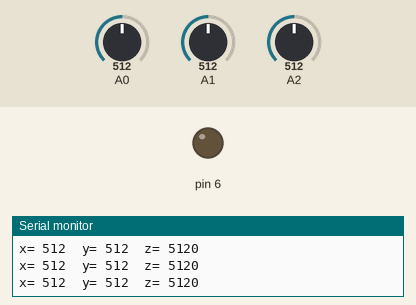
Simulated run of this sketch. Board: Arduino Uno, built with avr-gcc and run on an emulated ATmega328P. Parts: output pins drawn as LEDs (lit = HIGH), the last lines printed to the serial monitor. The inputs (shaded band) are chosen by the test bench; at power-on: A1 = 512, A0 = 512, A2 = 512.

Above: at 0.8 s.
0.9 s: A1 set to 439
2.4 s: A1 set to 413
At 2.7 s:
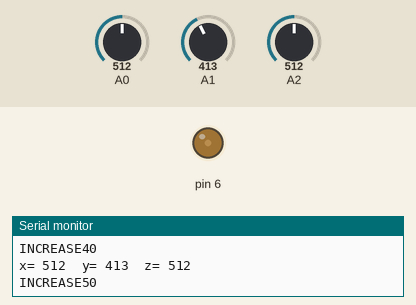
At 5.0 s:
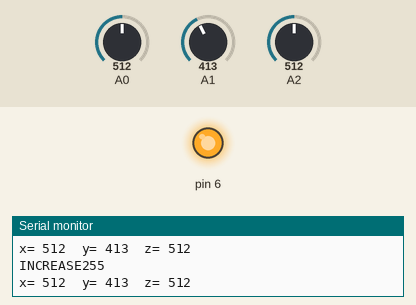
5.4 s: A0 set to 11
8.4 s: A0 set to 8
9.9 s: A1 set to 341
11.5 s: A1 set to 311
At 12.0 s:
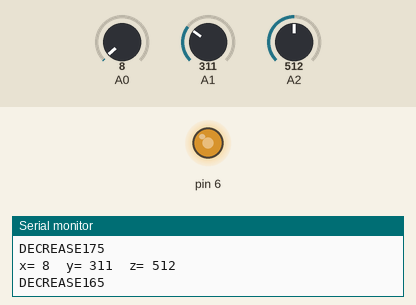
Timing chart, 0 to 14.5 s (numbered marks = the images above; inputs shaded):
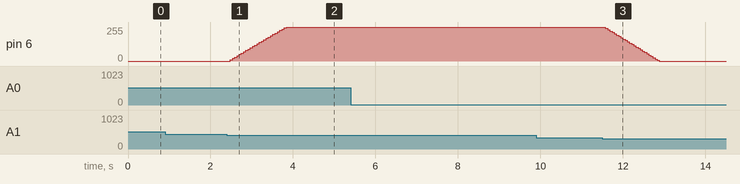

Measured:
- the behaviour switches between 421 and 420 on A1 (found by bisection; images 0 and 1)
- the behaviour switches between 330 and 329 on A1 (found by bisection; images 2 and 3)
- after the input at 2.4 s, pin 6: moves from 0/255 to 255/255 over 1.4 s, starting after 0.08 s
- after the input at 11.5 s, pin 6: moves from 255/255 to 0/255 over 1.3 s, starting after 0.08 s

The sketch:

eoa.ino
```cpp
#include <avr/io.h>
#include <avr/interrupt.h>
volatile int k = 0, brightness = 0;
ISR(TIMER2_OVF_vect)
{
  ++k;
}
void usart_write(String data)
{
  for (int i = 0; data[i] != '\0'; i++)
  {
    while (!(UCSR0A & (1 << UDRE0)))
      ;
    UDR0 = data[i];
  }
}

void dlay(void)
{
  TCCR2B = (1 << CS22) | (1 << CS20);
  k = 0;
  while (k <= 10)
    ;
  TCCR2B = 0;
}
void init()
{
  TIMSK2 = 1 << TOIE2;
  ADMUX = (1 << REFS0); /* Vref: Avcc, ADC channel: 0 */
  ADCSRA = (1 << ADEN) | (1 << ADPS2) | (1 << ADPS1) | (1 << ADPS0);
  UCSR0A = 0X00;
  UCSR0B = (1 << RXEN0) | (1 << TXEN0);
  UCSR0C = (1 << UCSZ01) | (1 << UCSZ00);
  UBRR0 = 103;
  DDRD = 0b01000000;
  TCCR0A = 1 << WGM00 | 1 << WGM01 | 1 << COM0A1;
  TCCR0B = 0x01;
}

/*
  ADC Read function
*/
uint16_t ADC_Read(unsigned char channel)
{
  ADMUX = (1 << REFS0) | (channel & 0x07); /* set input channel to read */
  ADCSRA |= (1 << ADSC);                   /* Start ADC conversion */
  while (!(ADCSRA & (1 << ADIF)))
    ;                    /* Wait until end of conversion by polling ADC interrupt flag */
  ADCSRA |= (1 << ADIF); /* Clear interrupt flag */
  return ADC;            /* Return ADC word */
}
int main()
{
  init();
  sei();
  int x, y, z;
  while (1)
  {
    usart_write((String)brightness);
    OCR0A = brightness;
    x = y = z = 0;

    x = ADC_Read(0);
    y = ADC_Read(1);
    z = ADC_Read(2);
    usart_write("\nx= ");
    usart_write((String)x);
    usart_write("\ty= ");
    usart_write((String)y);
    usart_write("\tz= ");
    usart_write((String)z);
    dlay();
    if (y <= 380 && y >= 330)
    {
      usart_write("\nIDLE");
    }
    else if (y <= 420 && y >= 379)
    {
      usart_write("\nINCREASE");
      brightness += 10;
      if (brightness > 255)
        brightness = 255;
    }
    else if (y <= 329 && y >= 290)
    {
      usart_write("\nDECREASE");
      brightness -= 10;
      if (brightness < 0)
        brightness = 0;
    }
  }
}
```
